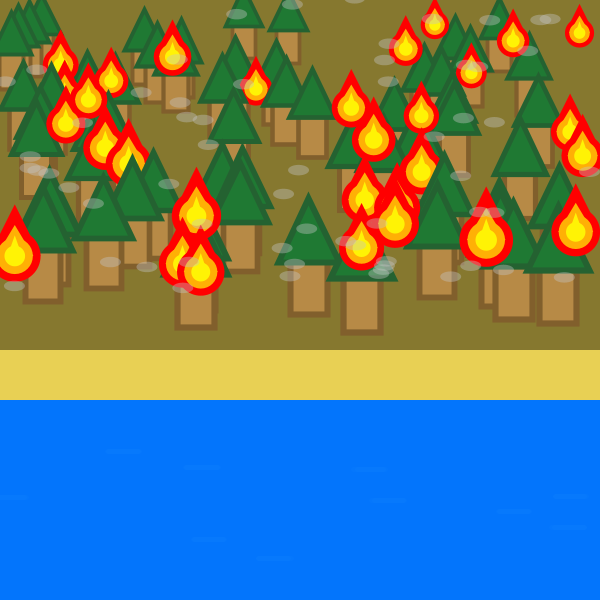
Frame 1 (no input)
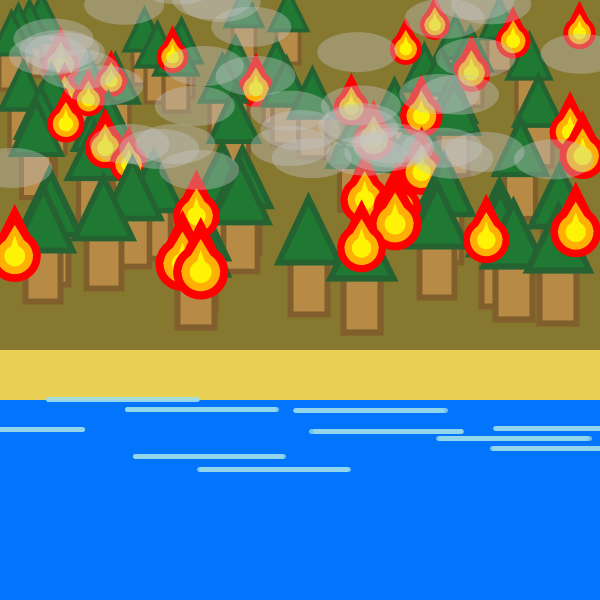
Frame 60 (the mouse pressed at the canvas centre just before this capture)
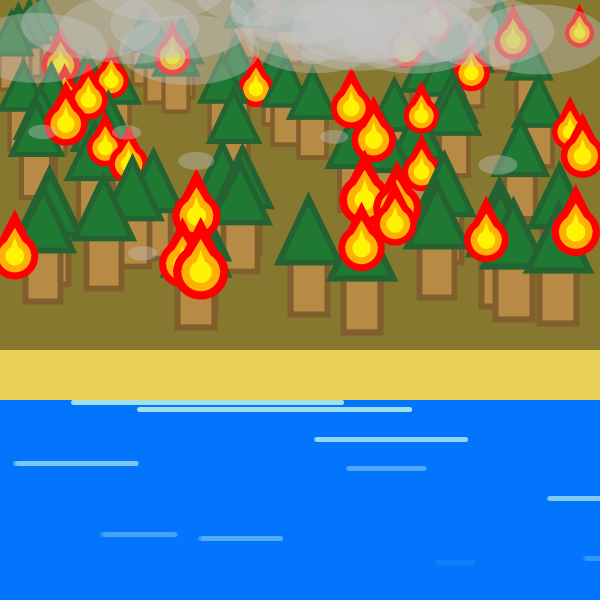
Frame 120 (the mouse held since frame 60 and released just before this capture)

The Processing sketch that drew these frames (run headless with seeded random() and noise(); from frame 60 on, the mouse is pressed at the canvas centre):

// Processing sketch: sketch_Climate
// ── sketch_Climate.pde

Tree[] trees;
Wave[] waves;
Fire[] flames;
Smoke[] smokes;
int w = 50;
int wn = 10;
int tn = 60;
int fn = 30;
int sn = 60;
float treeline = 300;
float fireline = 300;

void setup() {

  size(600, 600);
  waves = new Wave[wn];
  int i = 0;
  while (i < wn) {
    waves[i] = new Wave();
    i++;
  }
  trees = new Tree[tn];
  i = 0;
  while (i < tn) {
    trees[i] = new Tree();
    i++;
  }
  flames = new Fire[fn];
  i = 0;
  while (i < fn) {
    flames[i] = new Fire();
    i++;
  }
  smokes = new Smoke[sn];
  i = 0;
  while (i < sn) {
    smokes[i] = new Smoke();
    i++;
  }
}


void draw() {

  noStroke();
  fill(#86782F);
  rect(0, 0, 600, 600);//dirt
  fill(#E8D054);
  rect(0, 350, 600, 600);//sand
  fill(#0375FC);
  rect(0, 400, 600, 600);//water

  int i = 0;
  while (i < wn) {
    waves[i].act();
    waves[i].show();
    waves[i].respawn();
    i++;
  }



  i = 0;
  treeline = 25;
  while (i < tn-40) {
    trees[i].show();//top treeline
    i++;
    treeline = treeline + 4;
  }

  i = 0;
  fireline = 25;
  while (i < fn-20) {
    flames[i].show();//top fireline
    flames[i].act();
    i++;
    fireline = fireline + 8;
  }

  i = 20;
  treeline = 100;
  while (i < tn-20) {
    trees[i].show();//middle treeline
    i++;
    treeline = treeline + 4;
  }

  i = 10;
  fireline = 100;
  while (i < fn-10) {
    flames[i].show();//middle fireline
    flames[i].act();
    i++;
    fireline = fireline + 8;
  }

  i = 40;
  treeline = 200;
  while (i < tn) {
    trees[i].show();//bottom treeline
    i++;
    treeline = treeline + 4;
  }

  i = 20;
  fireline = 200;
  while (i < fn) {
    flames[i].show();//bottom fireline
    flames[i].act();
    i++;
    fireline = fireline + 8;
  }
  
    i = 0;
  while (i < sn) {
    smokes[i].act();
    smokes[i].show();//smoke
    smokes[i].respawn();
    i++;
  }
}

// ── Fire.pde

class Fire {

  float x, y, s;
  Fire () {
    x =  random(0, 600);
    y = -10;
    s = random(-.1, .1);
  }

  void show() {
    if (y < 0) {
      y = fireline;
    }
    pushMatrix();
    translate(x, y);
    scale(((350+y)/600)+s);

    noStroke();
    fill(#FF0000);
    circle(0, 0, 50);
    triangle(-25, 0, +25, 0, 0, -50);//red

    fill(#FFB005);
    circle(0, 0, 35);
    triangle(-18, 0, +18, 0, 0, -30);//orange

    fill(#FFF305);
    circle(0, 0, 20);
    triangle(-7, 0, +7, 0, 0, -20);//orange

    popMatrix();
  }

  void act() {
    s = random(-.1, .1);
    
  }
}

// ── Smoke.pde

class Smoke {

  float x, y, s, b;
  Smoke() {
    x = random(0, 600);
    y = random(0, 300);
    s = 20;
    b = 0;
  }

  void show() {
    noStroke();
    fill(#C4C4C4, 100);;
    ellipse(x, y, s, s/2);
  }

  void act() {
    y = y-2;
    x = x+random(-5, 5);
    s = s+1;
  }


  void respawn() {
    if (y<-200) {
      x = random(0, 600);
      y = random(0, 300);
      s = 20;
    }
  }
}

// ── Trees.pde

class Tree {

  float x, y;
  Tree () {
    x =  random(0, 600);
    y = -10;
  }

  void show() {
    if (y < 0) {
      y = treeline;
    }
    pushMatrix();
    translate(x, y);

    scale((350+y)/500);
    fill(#B78A46);
    stroke(#815F2C);
    rect(-15, 0, 30, 45);//trunk

    fill(#1F7933);
    stroke(#246231);
    triangle(-25, +2, +25, +2, 0, -50);//leaves

    popMatrix();
  }
}

// ── Waves.pde

class Wave {

  float x, y, f, w, s;
  Wave () {
    x = random(0, 600);
    y = random(450, 650);
    f = 0;
    w = 10;
  }

  void show() {
    stroke(#9FE0EA, f);
    strokeWeight(5);
    line(x-random(2, 6)-w, y, x+random(2, 6)+w, y);
  }

  void act() {
    y = y - (y - 300)/140;
    w = w + 1;
    f = f + 3;
    stroke(#9FE0EA, f);
    strokeWeight(5);
    line(x-random(2, 6)-w, y, x+random(2, 6)+w, y);
  }

  void respawn() {
    if (y < 400) {
      x = random(0, 620);
      y = random(500, 600);
      f = 0;
      w = 10;
    }
  }
}
